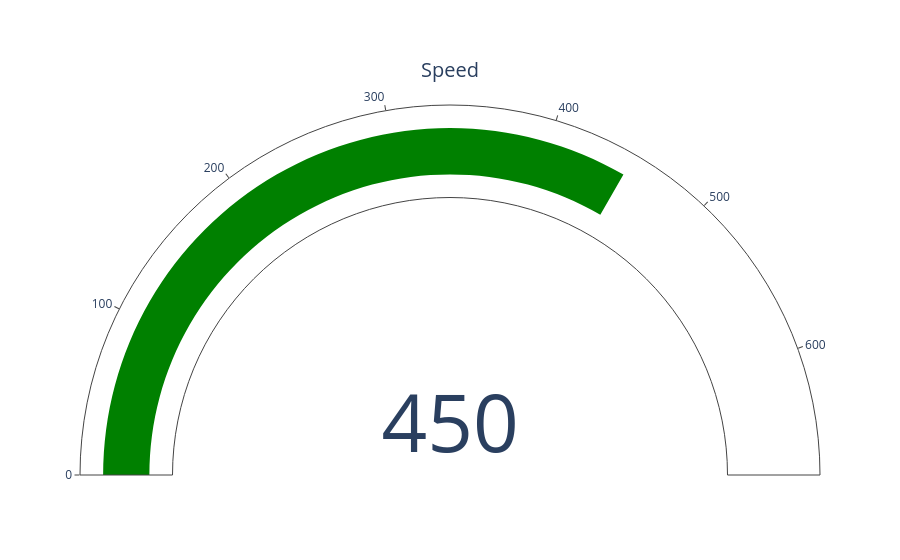

Source (notebook cell):
### Markdown cell above
## Plot Types Demonstrations

A single angular Gauge Chart;

### Code cell
import plotly.graph_objects as go

fig = go.Figure(
    go.Indicator(
        mode="gauge+number",
        value=450,
        title={"text": "Speed"},
        domain={"x": [0, 1], "y": [0, 1]},
    )
)

fig.show()

### Figure 1 — Plotly figure (JSON) as saved in the notebook; plotly's stock layout.template omitted (floating-point values rounded to 4 significant figures)
{"data": [{"domain": {"x": [0, 1], "y": [0, 1]}, "mode": "gauge+number", "title": {"text": "Speed"}, "type": "indicator", "value": 450}], "layout": {"autosize": true}}
